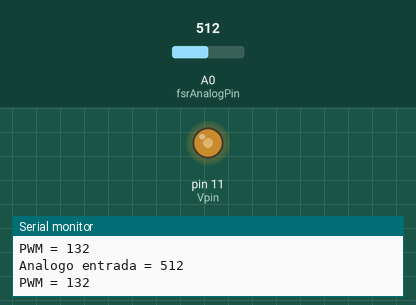
The sketch below on a simulated Arduino Uno, built with avr-gcc and run on an emulated ATmega328P. On the bench: output pins drawn as LEDs (lit = HIGH), the last lines printed to the serial monitor. Inputs (shaded band) come from the test bench; at power-on: A0 (fsrAnalogPin) = 512.

Above: at 1.2 s.
1.3 s: A0 (fsrAnalogPin) set to 306
At 2.0 s:
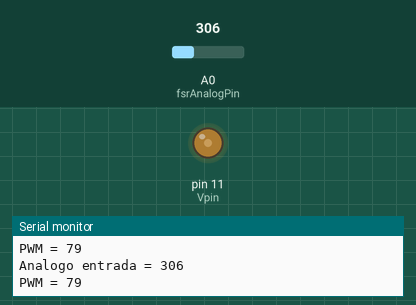
2.8 s: A0 (fsrAnalogPin) set to 122
At 3.5 s:
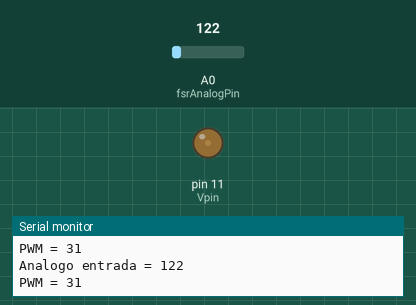
4.3 s: A0 (fsrAnalogPin) set to 0
At 5.0 s:
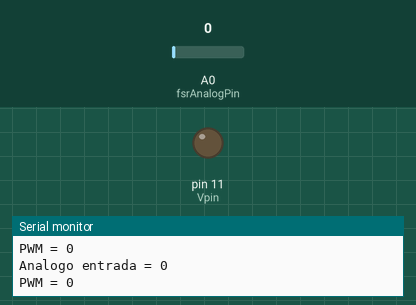
5.8 s: A0 (fsrAnalogPin) set to 900
At 6.4 s:
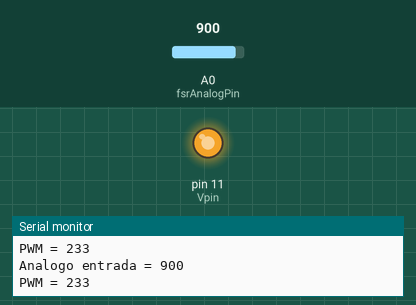
7.3 s: A0 (fsrAnalogPin) set to 511
At 7.9 s:
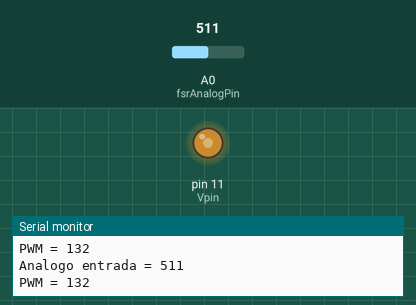
Timing chart, 0 to 9.8 s (numbered marks = the images above; inputs shaded):
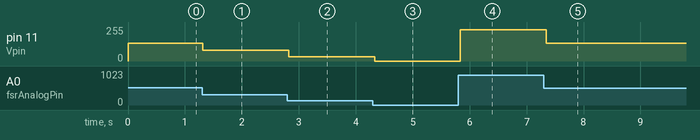

Measured:
- after the input at 1.3 s, pin 11 (Vpin): 132/255 → 79/255 at once
- after the input at 2.8 s, pin 11 (Vpin): 79/255 → 31/255 at once
- after the input at 4.3 s, pin 11 (Vpin): 31/255 → 0/255 at once
- after the input at 5.8 s, pin 11 (Vpin): 0/255 → 233/255 at once
- after the input at 7.3 s, pin 11 (Vpin): 233/255 → 132/255 after 0.05 s

The sketch:

Pruebas_FSR_vibracion.ino
```cpp
int fsrAnalogPin = 0; // FSR esta en analogo 0
int Vpin = 11;      // vibrador en pin 11 (PWM pin)
int fsrReading;      // lectura del sensor FSR
int VIntensidad;

void setup(void) {
  Serial.begin(9600);
  pinMode(Vpin, OUTPUT);
}

void loop(void) {
  fsrReading = analogRead(fsrAnalogPin); //lectura del fsr
  Serial.print("Analogo entrada = ");    //lectura del fsr en el monitor serie
  Serial.println(fsrReading);


  VIntensidad = map(fsrReading, 0, 983, 0, 255);   //Con Map cambio de analogo (0-1023) a digital pwm (0-255) Se normalizo la entrada de datos la cual variaba de 0-983 como maxima en vez de 0-1023
  // La vibracion se incrementara si se presiona con fuerza el sensor
  analogWrite(Vpin, VIntensidad);
  Serial.print("PWM = ");
  Serial.println(VIntensidad);

  delay(100);
}
```
